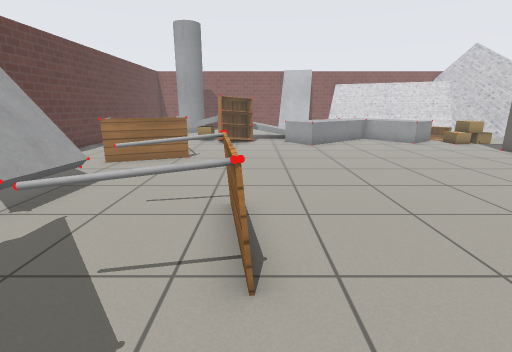
View 1 (above)

24 first-person views from a walk through a world built for the Gazebo simulator. The camera is 1 m above the floor, tilts 14° down and sees 85° across. The floor is counted in squares, 0.5 m on a side. Each view is taken from the middle of a square. On the plan, view 1 faces up. The plan holds only what a view shows up to about 17 squares ahead; the rest is blank. Simple patterns stand in for the simulator's built-in surfaces.

View 2
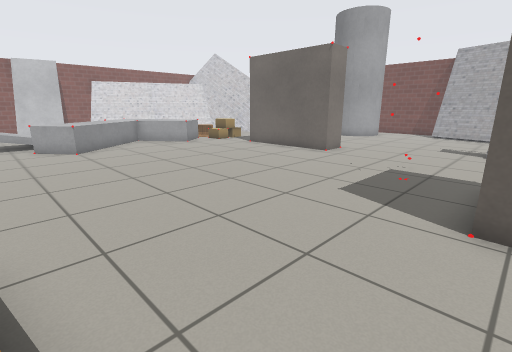

View 3
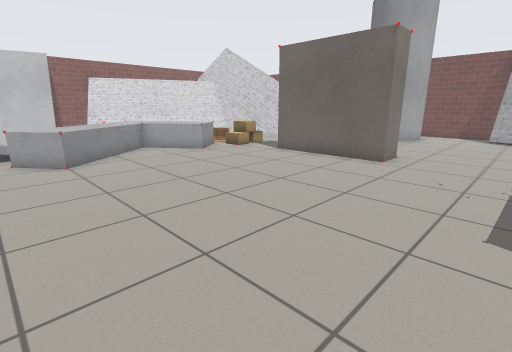

View 4
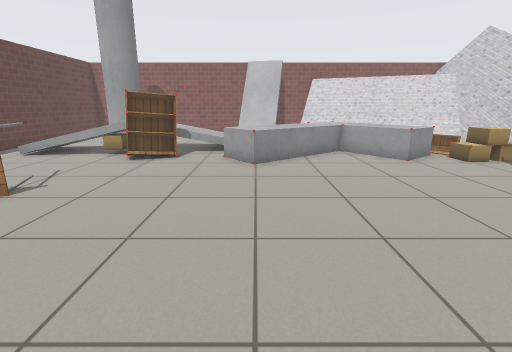

View 5
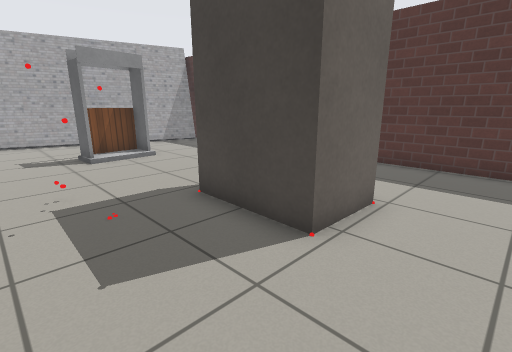

View 6
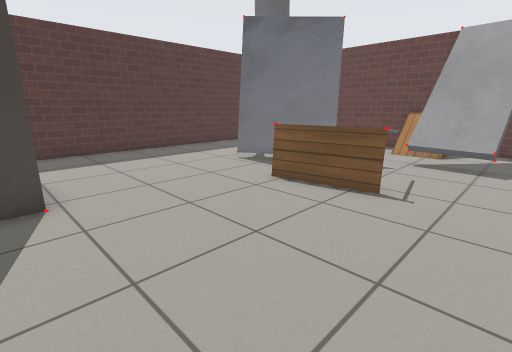

View 7
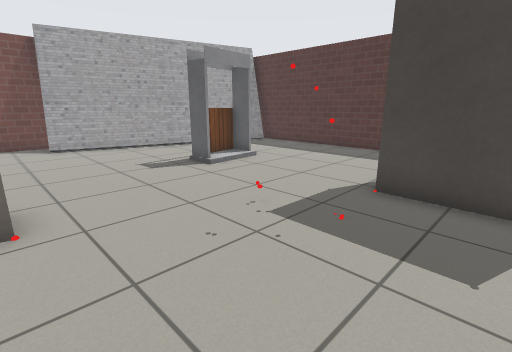

View 8
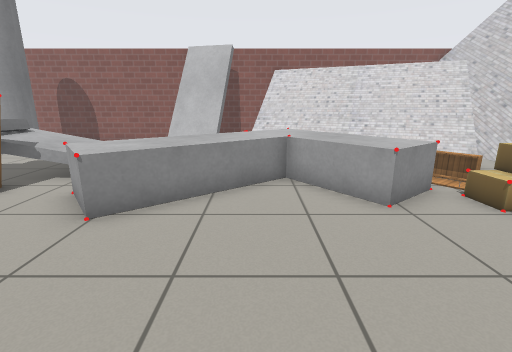

View 9
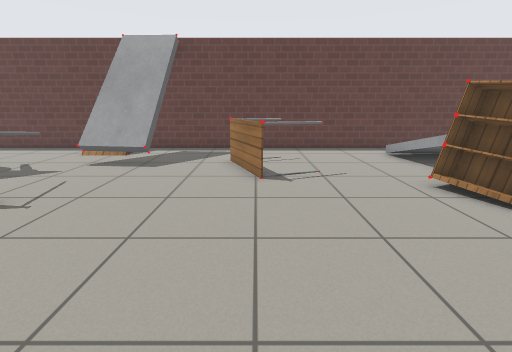

View 10
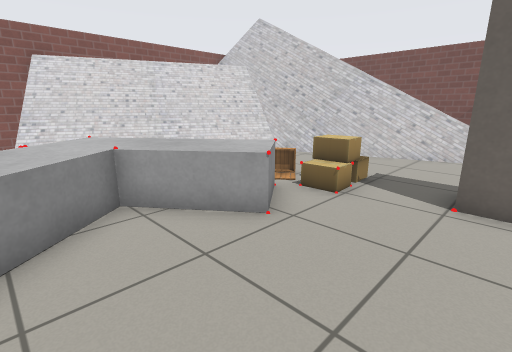

View 11
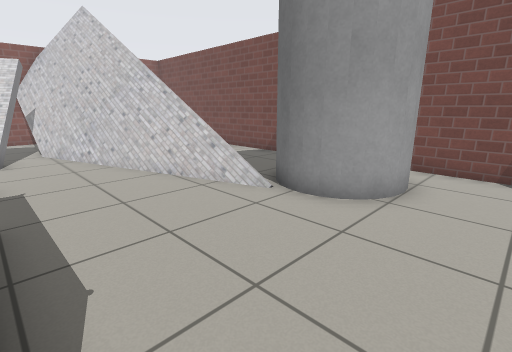

View 12
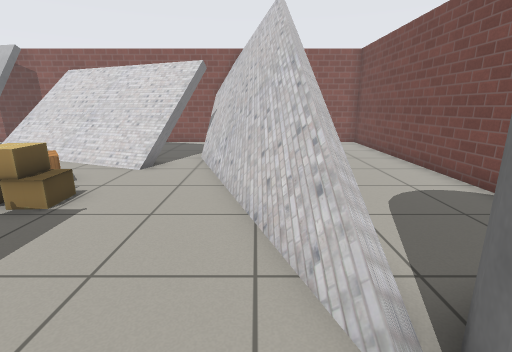

View 13
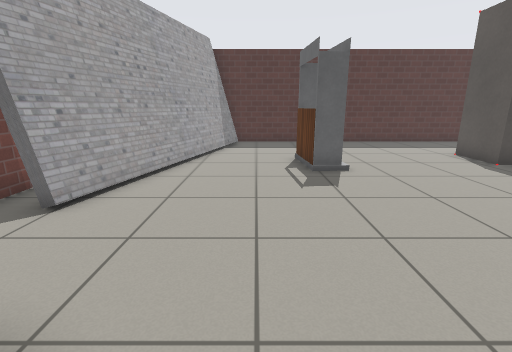

View 14
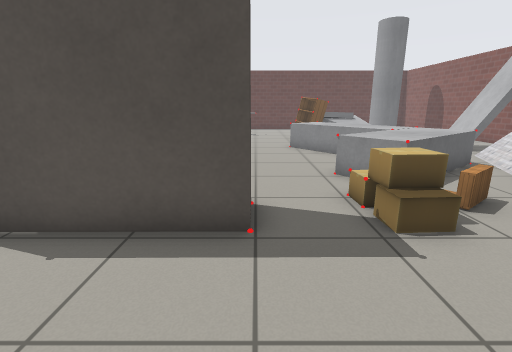

View 15
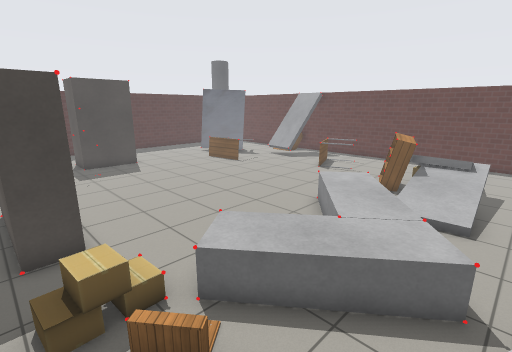

View 16
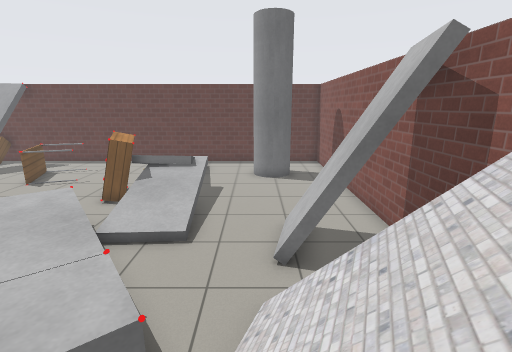

View 17
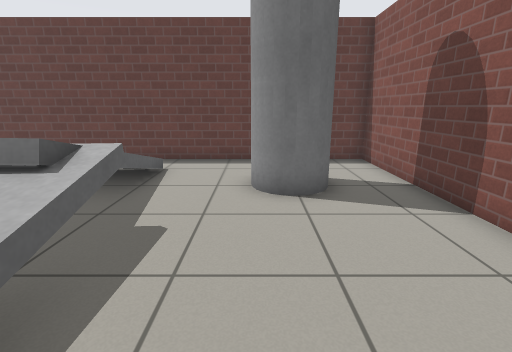

View 18
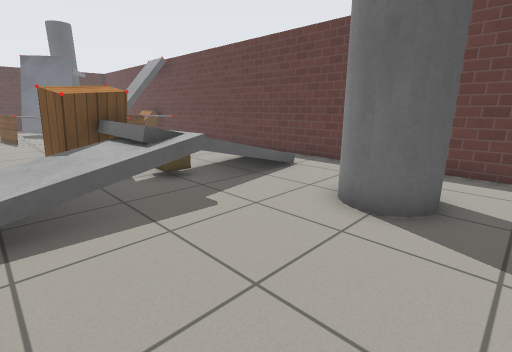

View 19
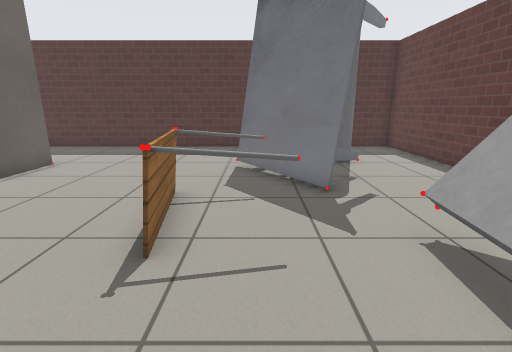

View 20
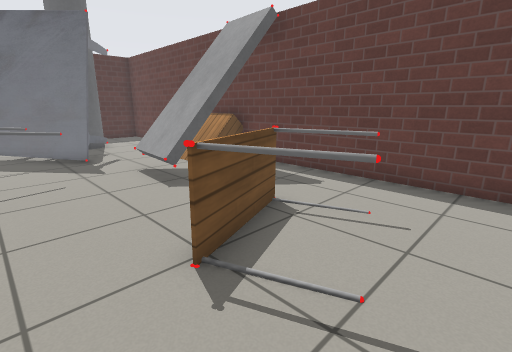

View 21
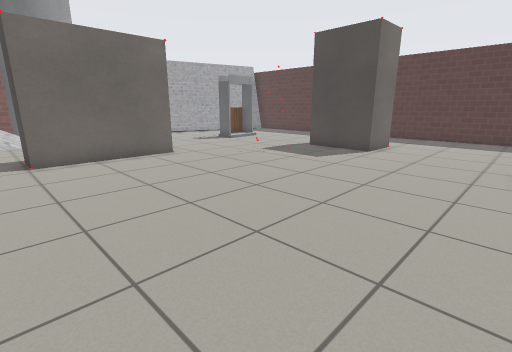

View 22
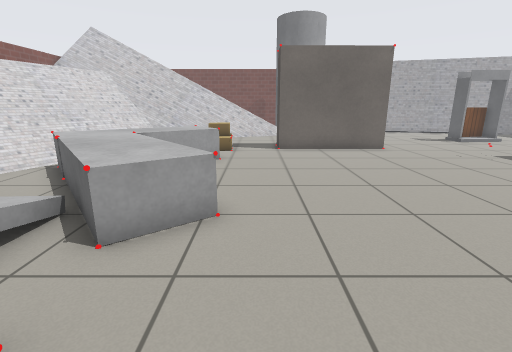

View 23
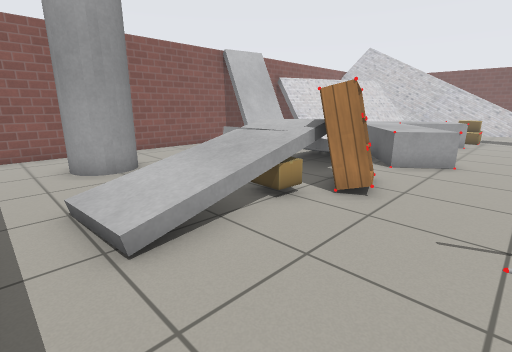

View 24
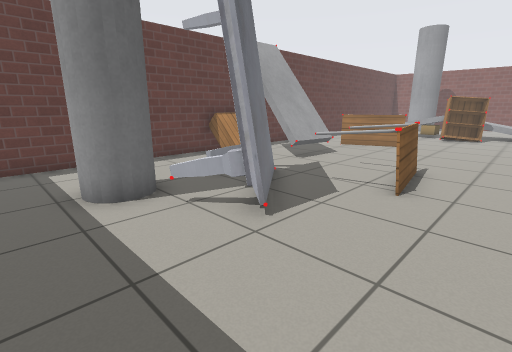

### Floor plan
Key: @ floor where view 1 was taken; # wall or solid block; . main floor; : floor 0.25 m higher than the main floor; + floor 0.5 m higher than the main floor; * floor 0.75 m higher than the main floor; / step, stairs or slope; = window, fence, low wall or low ledge; v drop or lower ground; B grey box; K bookshelf; C cardboard box; T table; G grey cylinder; R bridge; M marble table; P grey pole; O other object.
Columns run from 9 left of view 1 to 23 right of it. Each row starts with its distance up from view 1.
 26 ################=========##  ====
 25 #..........BBBB      vvvv=##   .=
 24 #.. G......BBBBB      vvvv##   .=
 23 #..GGG.....BBB.B       vvv##  ..=
 22 #..GGG.........//  /    vv##  ..=
 21 #...............O./   /v=###  ..#
 20 #.......BBB//..BBB../ /v=### ...#
 19 #.BB++B*++::/.BOBBB...//.### ...#
 18 #..:++**++::/BBB BB.O....=## ...#
 17 #..:+vvKKK.BBBBBBBBOOO...=## ...#
 16 #......KKK.OBBB..BBBCCC...=#....#
 15 #...........OB....O.CC....=#....#
 14 #.........................=#... #
 13 #....T..............OOO....=..  #
 12 #..T..T.............O O....#GG  #
 11 #..T.TT.............O O....G    #
 10 #..TT...............O O....GG   #
  9 #...................O O.....GG .#
  8 #...................OOO.........#
  7 #.OOOO..........................#
  6 #KOOO.........................BB#
  5 #KOOO..TTT....................BB#
  4 # :......T.......OO..........BBB#
  3 #......TTT........O..........BBB
  2 #....MMT...............RR....BB
  1 #...MMMM......OOOOO....RR....BB
  0 #.....MM.@....O  OO....RR...BBB
 -1 #...PPMM.......O O..........BBB
 -2 #..PPP.......... ...........BB
 -3 #...P.......................BB
 -4 #..........................BBB
 -5 ############################B

Where each view was taken, in squares from view 1:
view 1: 0 up, 0 right, facing up
view 2: 1 up, 0 right, facing up-right
view 3: 4 up, 1 right, facing up-right
view 4: 5 up, 3 right, facing up
view 5: 5 up, 3 right, facing down-right
view 6: 8 up, 6 right, facing down-left
view 7: 8 up, 6 right, facing down-right
view 8: 10 up, 6 right, facing up
view 9: 11 up, 5 right, facing left
view 10: 12 up, 5 right, facing up-right
view 11: 7 up, 13 right, facing up-right
view 12: 10 up, 17 right, facing up
view 13: 11 up, 17 right, facing down
view 14: 13 up, 17 right, facing left
view 15: 21 up, 13 right, facing down-left
view 16: 22 up, 10 right, facing left
view 17: 22 up, 2 right, facing left
view 18: 25 up, 1 right, facing down-left
view 19: 9 up, 2 left, facing down
view 20: 14 up, 1 left, facing down-left
view 21: 14 up, 0 right, facing down-right
view 22: 14 up, 2 left, facing right
view 23: 13 up, 8 left, facing up-right
view 24: 4 down, 2 right, facing up-left
